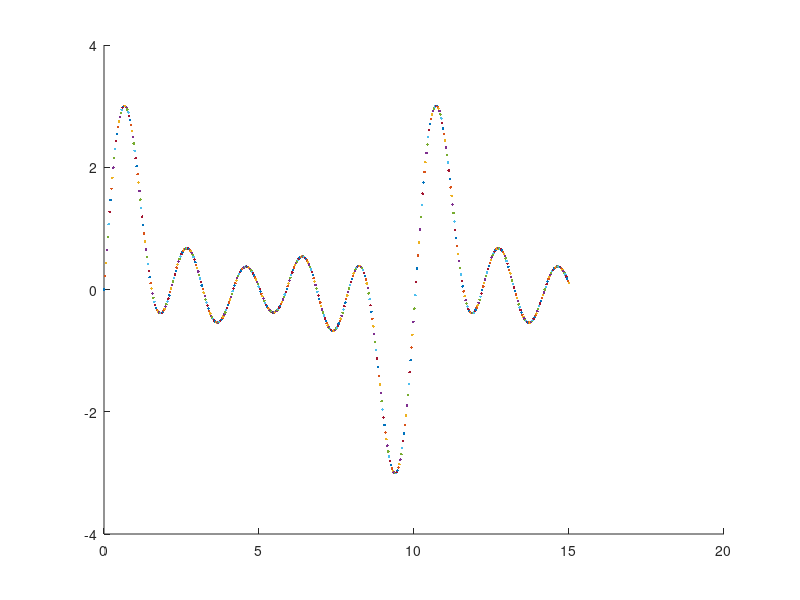

Write MATLAB code to recreate this figure.
stateInfo = load('StateInfo5MScaled');
Ks = stateInfo.Ks;
States = stateInfo.States;
Ks(:, length(Ks(1, :))/2+1:end) = Ks(:, length(Ks(1, :))/2+1:end)*2.82142857143;
save('StateInfo5MScaled','Ks', 'States')


clear all
numMasses = 5;
terms = 10;
K = rand(1,terms/2);
F = (1:length(K))/(1.6);

clf(figure(1))
hold on

for t = linspace(0,15,500)
   plot(t,dot(sin(t*F),K),'.') 
   drawnow
end